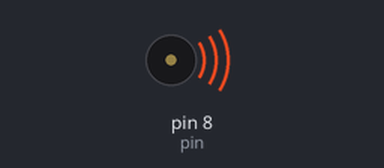
Bench run of a sketch on a simulated Arduino Uno, built with avr-gcc and run on an emulated ATmega328P. Shown: buzzer (waves = sounding).

Above: at 0.02 s.
At 2.82 s:
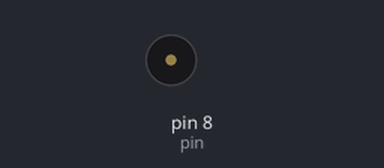
Timing chart, 0 to 3.1 s (numbered marks = the images above):
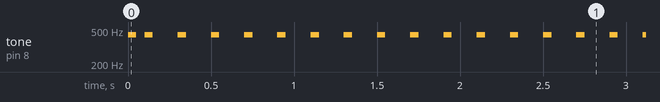

The sketch:

008-sonidoenbucle.ino
```cpp
int pin = 8;
int retraso = 50;

void setup() {
  pinMode(pin,OUTPUT);

}

void loop() {
   tone(pin,440);
  delay(retraso);
  noTone(pin);
   delay(retraso);

}
```

Measured:
- by itself, tone on pin 8 (pin): goes 440 Hz 0.05 s, silent 0.05 s, 649 × (440 Hz 0.05 s, silent 0.15 s), 440 Hz 0.05 s, then silent
